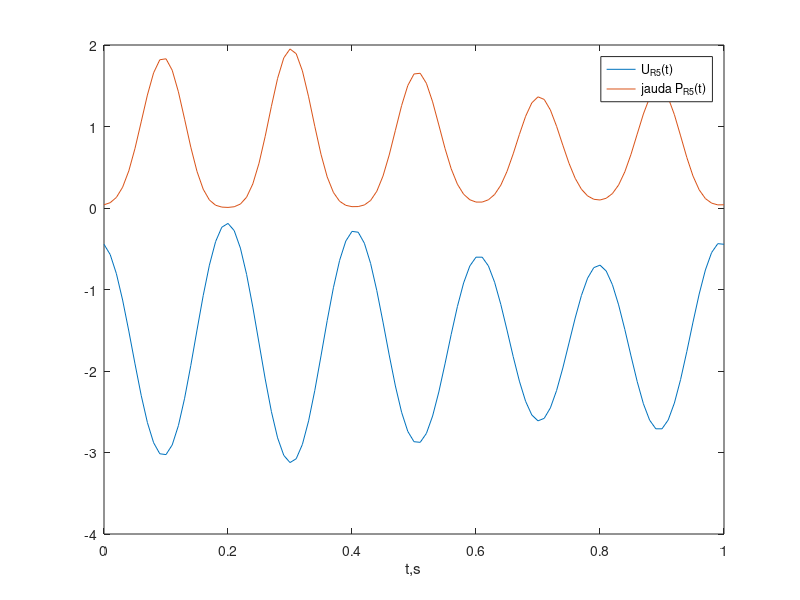

Reproduce this figure in MATLAB. (Note: this script raises an error after producing the figure.)
R1=1; R2=2; R3=3; R4=4; R5=5; R6=6; R7=7;
E1=1; E2=2; E3=3;

R=[R1+R2+R3  -R2  0;
   -R2  R4+R5+R2  -R5;
   0    -R5  R5+R6+R7];
E = [E1; -E2; -E3];
% atradīsim kontūrstrāvas
Ik = R\E
% atradīsim IR2-?
IR2 = Ik(1)-Ik(2)
% atrdīsim UR2-?
UR2 = IR2*R2
% atradīsim PR2-?
PR2 = UR2*IR2
%% cits gadījums
% tagad katram avotam būs 3 spriegumi
E1 = [1  -1  0];
E2 = [2  -2  0];
E3 = [3  -3  0];
% pārdefinēsim E vienādojuma labo pusi
E = [E1; -E2; -E3];
% risināsim vienādojumus
Ik = R\E
% atradīsim IR3-?
IR3 = Ik(1,:)
% atradīsim UR3-?
UR3 = IR3*R3
% atradīsim PR3-?
PR3 = UR3.*IR3
%% laika mainīgie signāli
t = 0:0.01:1;
E1t = 2*sin(2*pi*4*t);
E2t = 3*cos(2*pi*5*t);
E3t = 10+zeros(size(t));
% pārdefinēsim vienādojuma labo pusi
E = [E1t;  -E2t;  -E3t];
% risināsim 101 vienādojuma sistēmu
Ik = R\E;
IR5=Ik(3,:)-Ik(2,:);
% atradīsim un uzzīmēsim UR5 UN PR5
UR5 = IR5*R5;
PR5 = UR5.*IR5;
% uzzīmēsim grafiku
plot(t,UR5,t,PR5)
legend('U_R_5(t)','jauda P_R_5(t)')
xlabel('t,s')
%% uzzīmēsim grafiku ar divām y asīm
yyaxis left
plot(t,UR5)
xlabel('t,s'); ylabel('UR5,V')
yyaxis right
plot(t,PR5)
ylabel('PR5,W')
%% REZULTĀTU PĀRBAUDE
% vēl vajadzētu atrast UR6 UN UR7
UR6 = Ik(3,:)*R6;
UR7 = Ik(3,:)*R7
% pārbaudīsim KSpL III kontūram
% UR5+UR6+UR7+E3t=0
% piešķirsim mainīgajam Utst vienādojuma kreiso pusi
Utst = UR5+UR6+UR7+E3t;
figure
plot(t,Utst)